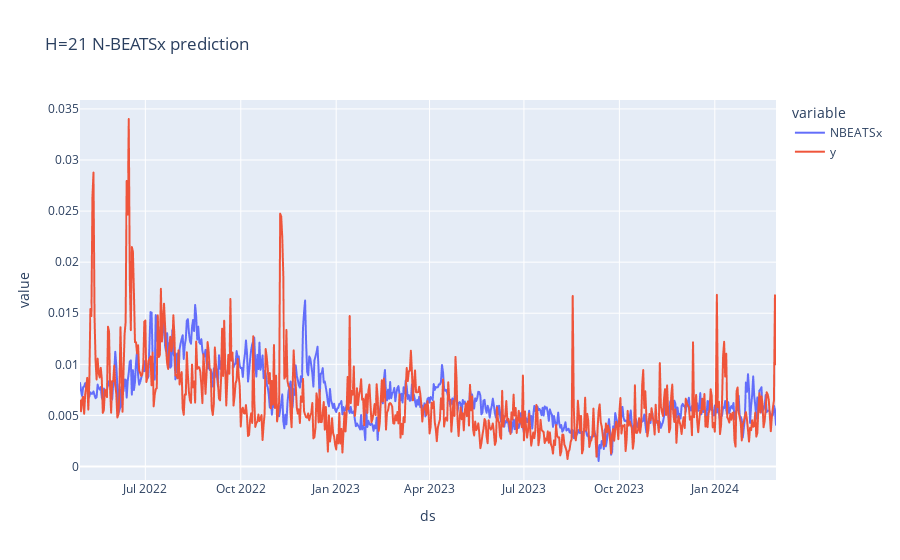

This figure's notebook cell:
### Code cell
import plotly.express as px
import pandas as pd
import numpy as np
fig = px.line(forecasts, x='ds', y=forecasts.columns[3:5], color='variable', title='H=21 N-BEATSx prediction')

fig.show()

### Figure 1 — Plotly figure (JSON) as saved in the notebook; plotly's stock layout.template omitted (floating-point values rounded to 4 significant figures; data arrays with more than 128 entries replaced by an {"elided": "..."} marker saying what was removed)
{"data": [{"hovertemplate": "variable=NBEATSx<br>ds=%{x}<br>value=%{y}<extra></extra>", "legendgroup": "NBEATSx", "line": {"color": "#636efa", "dash": "solid"}, "marker": {"symbol": "circle"}, "mode": "lines", "name": "NBEATSx", "showlegend": true, "type": "scattergl", "x": {"elided": "672 str values"}, "xaxis": "x", "y": {"elided": "672 float values"}, "yaxis": "y"}, {"hovertemplate": "variable=y<br>ds=%{x}<br>value=%{y}<extra></extra>", "legendgroup": "y", "line": {"color": "#EF553B", "dash": "solid"}, "marker": {"symbol": "circle"}, "mode": "lines", "name": "y", "showlegend": true, "type": "scattergl", "x": {"elided": "672 str values"}, "xaxis": "x", "y": {"elided": "672 float values"}, "yaxis": "y"}], "layout": {"legend": {"title": {"text": "variable"}, "tracegroupgap": 0}, "title": {"text": "H=21 N-BEATSx prediction"}, "xaxis": {"anchor": "y", "domain": [0, 1], "title": {"text": "ds"}}, "yaxis": {"anchor": "x", "domain": [0, 1], "title": {"text": "value"}}}}
